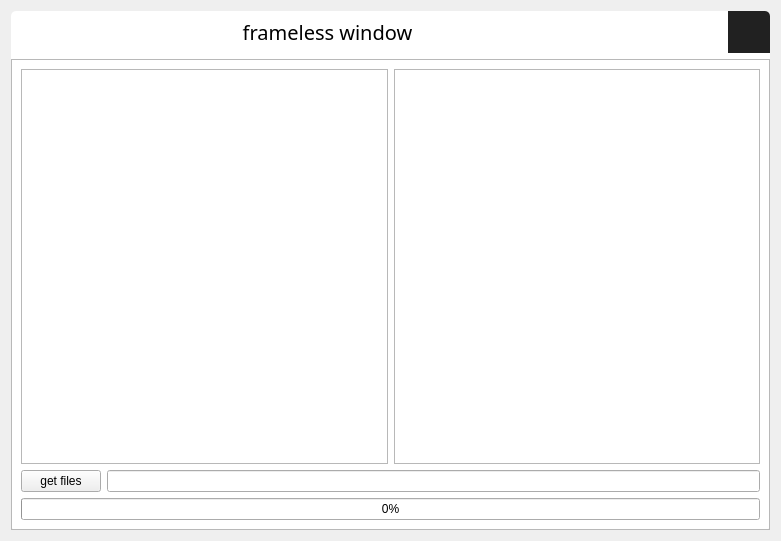
<?xml version="1.0" encoding="UTF-8"?>
<ui version="4.0">
 <class>Widget</class>
 <widget class="QWidget" name="Widget">
  <property name="geometry">
   <rect>
    <x>0</x>
    <y>0</y>
    <width>781</width>
    <height>541</height>
   </rect>
  </property>
  <property name="windowTitle">
   <string>Widget</string>
  </property>
  <layout class="QGridLayout" name="gridLayout">
   <item row="0" column="0">
    <widget class="QWidget" name="widget" native="true">
     <property name="styleSheet">
      <string notr="true">#widget{
background-color: rgb(255, 255, 255);
border-radius:5px;
}</string>
     </property>
     <layout class="QGridLayout" name="gridLayout_3">
      <property name="leftMargin">
       <number>0</number>
      </property>
      <property name="topMargin">
       <number>0</number>
      </property>
      <property name="rightMargin">
       <number>0</number>
      </property>
      <property name="bottomMargin">
       <number>0</number>
      </property>
      <item row="0" column="0">
       <layout class="QHBoxLayout" name="horizontalLayout">
        <property name="spacing">
         <number>0</number>
        </property>
        <item>
         <widget class="QLabel" name="label">
          <property name="font">
           <font>
            <family>Arial Black</family>
            <pointsize>15</pointsize>
           </font>
          </property>
          <property name="text">
           <string>frameless window</string>
          </property>
          <property name="alignment">
           <set>Qt::AlignCenter</set>
          </property>
         </widget>
        </item>
        <item>
         <widget class="QPushButton" name="ButtonMax">
          <property name="minimumSize">
           <size>
            <width>42</width>
            <height>42</height>
           </size>
          </property>
          <property name="maximumSize">
           <size>
            <width>42</width>
            <height>42</height>
           </size>
          </property>
          <property name="styleSheet">
           <string notr="true">QPushButton
{
	border:none;

}
QPushButton:hover
{
background-color:rgb(163, 163, 163);
}
QPushButton:pressed
{
	background-color: rgb(65, 65, 65);
}</string>
          </property>
          <property name="text">
           <string/>
          </property>
         </widget>
        </item>
        <item>
         <widget class="QPushButton" name="ButtonMin">
          <property name="minimumSize">
           <size>
            <width>42</width>
            <height>42</height>
           </size>
          </property>
          <property name="maximumSize">
           <size>
            <width>42</width>
            <height>42</height>
           </size>
          </property>
          <property name="styleSheet">
           <string notr="true">QPushButton
{
	border:none;
	

}
QPushButton:hover
{
background-color:rgb(163, 163, 163);
}
QPushButton:pressed
{
	background-color: rgb(65, 65, 65);
}</string>
          </property>
          <property name="text">
           <string/>
          </property>
         </widget>
        </item>
        <item>
         <widget class="QPushButton" name="ButtonClose">
          <property name="minimumSize">
           <size>
            <width>42</width>
            <height>42</height>
           </size>
          </property>
          <property name="maximumSize">
           <size>
            <width>42</width>
            <height>42</height>
           </size>
          </property>
          <property name="styleSheet">
           <string notr="true">QPushButton
{
	border:none;
	
	background-color: rgb(33, 33, 33);
	border-top-right-radius:5px;
}
QPushButton:hover
{
background-color:rgb(163, 163, 163);
}
QPushButton:pressed
{
	background-color: rgb(65, 65, 65);
}
</string>
          </property>
          <property name="text">
           <string/>
          </property>
         </widget>
        </item>
       </layout>
      </item>
      <item row="1" column="0" rowspan="3">
       <widget class="QFrame" name="frame">
        <property name="frameShape">
         <enum>QFrame::StyledPanel</enum>
        </property>
        <property name="frameShadow">
         <enum>QFrame::Raised</enum>
        </property>
        <layout class="QVBoxLayout" name="verticalLayout">
         <item>
          <layout class="QHBoxLayout" name="horizontalLayout_3">
           <item>
            <widget class="QListWidget" name="listWidget"/>
           </item>
           <item>
            <widget class="QListWidget" name="listWidget_2"/>
           </item>
          </layout>
         </item>
         <item>
          <layout class="QHBoxLayout" name="horizontalLayout_2">
           <item>
            <widget class="QPushButton" name="pushButton_2">
             <property name="text">
              <string>get files</string>
             </property>
            </widget>
           </item>
           <item>
            <widget class="QLineEdit" name="lineEdit"/>
           </item>
          </layout>
         </item>
         <item>
          <widget class="QProgressBar" name="progressBBar">
           <property name="value">
            <number>0</number>
           </property>
          </widget>
         </item>
        </layout>
       </widget>
      </item>
     </layout>
    </widget>
   </item>
  </layout>
 </widget>
 <resources/>
 <connections/>
</ui>
